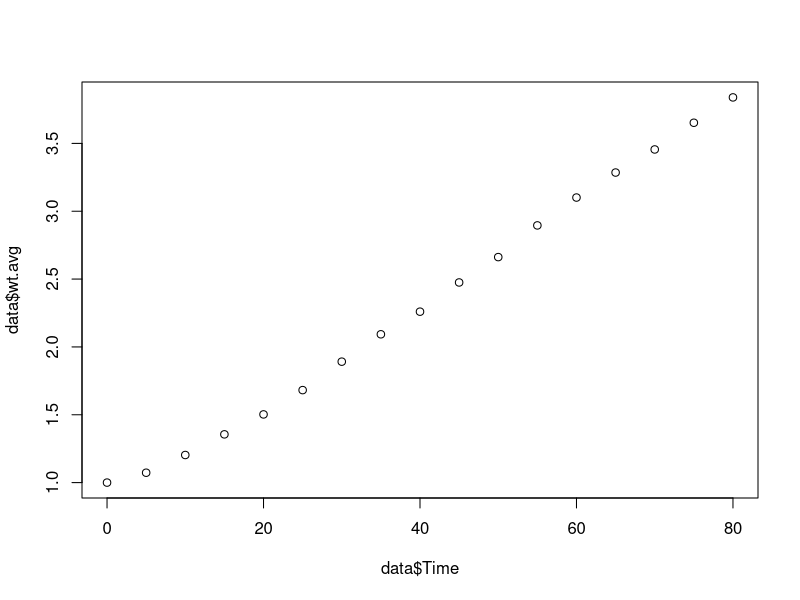
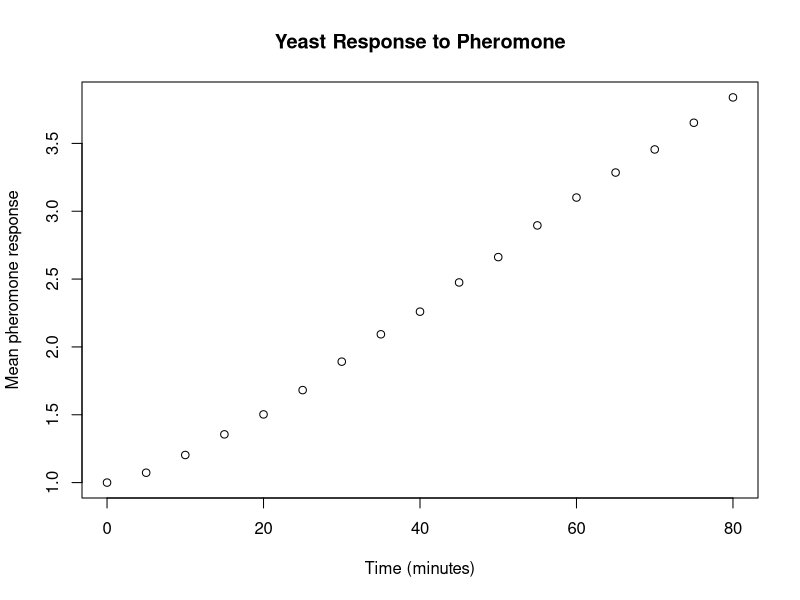
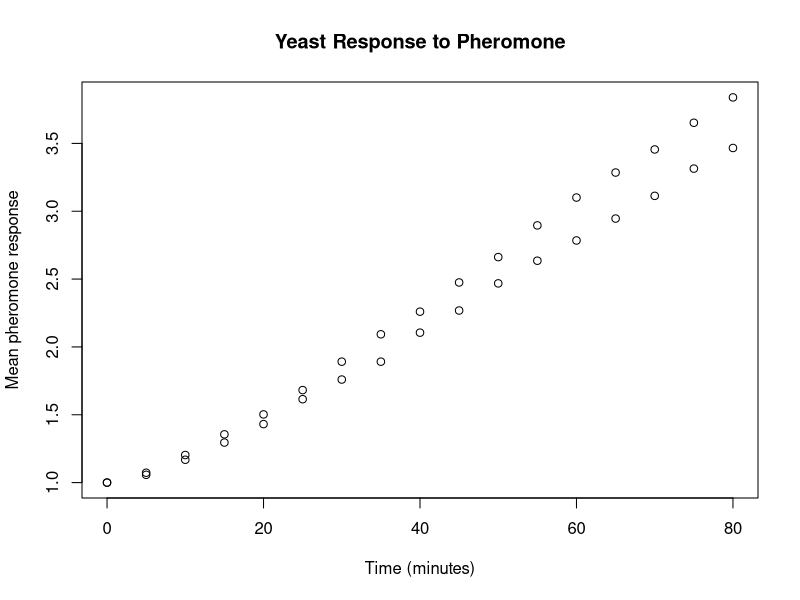
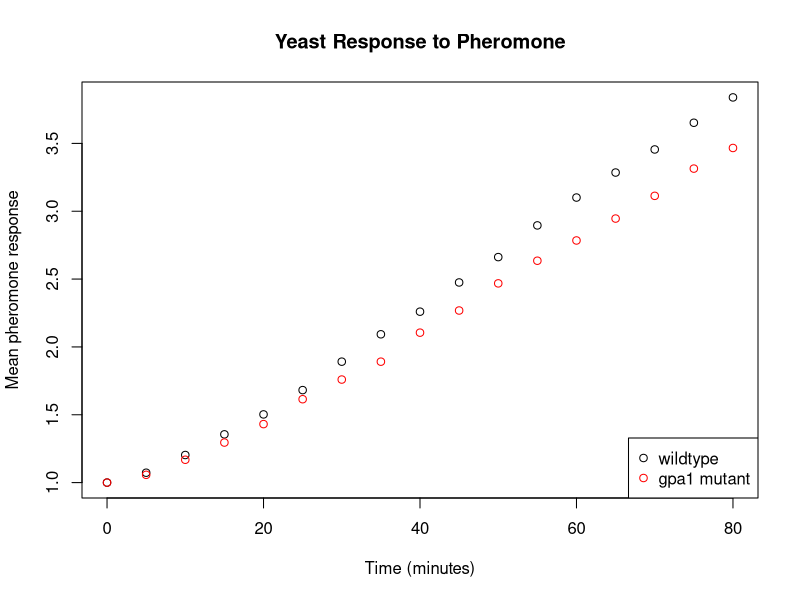

Recreate these plots in R, in order.
## ---- chunk 1
knitr::opts_chunk$set(echo = TRUE, collapse = TRUE)
## ---- chunk 2
setwd("~/Documents/HLC Curriculum/HLC-Curriculum/R Materials")
getwd()
## ---- chunk 3
data <- read.csv("yeastmutants.csv", header = TRUE)
## ---- chunk 4
class(data)
data
str(data)
## ---- chunk 5
plot(x = data$Time, y = data$wt.avg)
## ---- chunk 6
plot(x = data$Time, 
     y = data$wt.avg, 
     main = "Yeast Response to Pheromone", 
     xlab = "Time (minutes)", 
     ylab = "Mean pheromone response")
## ---- chunk 7
plot(x = data$Time, 
     y = data$wt.avg, 
     main = "Yeast Response to Pheromone", 
     xlab = "Time (minutes)", 
     ylab = "Mean pheromone response")
points(x = data$Time, y = data$gpa1.avg)
## ---- chunk 8
plot(x = data$Time, 
     y = data$wt.avg, 
     main = "Yeast Response to Pheromone", 
     xlab = "Time (minutes)", 
     ylab = "Mean pheromone response")
points(x = data$Time, y = data$gpa1.avg, col = "red")
legend(x = "bottomright", 
       legend = c("wildtype","gpa1 mutant"), 
       lty = 0, 
       pch = 1, 
       col = c("black","red"))
